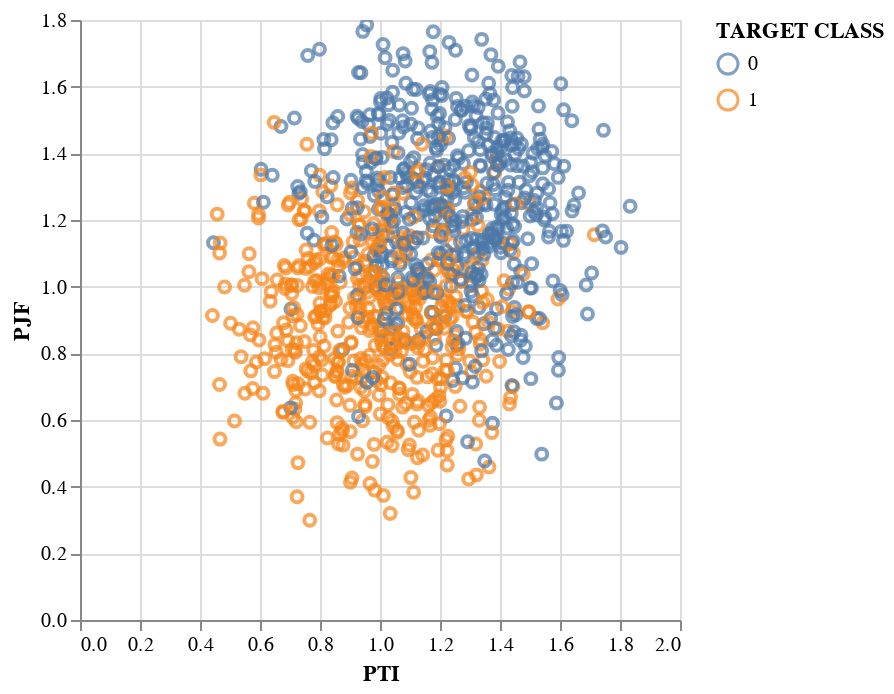

Notebook code for this chart:
### Code cell
scatter_chart = alt.Chart(df).mark_point().encode(
    x='PTI',
    y='PJF',
    color='TARGET CLASS:N',  # ':N' denotes a nominal (categorical) data type
    tooltip=['PJF', 'PTI', 'TARGET CLASS']
).interactive()  # This makes the chart interactive

# Display the chart
scatter_chart

### Figure 1 — Vega-Lite specification as saved in the notebook (floating-point values rounded to 4 significant figures; data arrays with more than 128 entries replaced by an {"elided": "..."} marker saying what was removed)
{"config": {"view": {"continuousWidth": 300, "continuousHeight": 300}}, "data": {"name": "data-4aeb659916acaa97d1592049eddf6d94"}, "mark": {"type": "point"}, "encoding": {"color": {"field": "TARGET CLASS", "type": "nominal"}, "tooltip": [{"field": "PJF", "type": "quantitative"}, {"field": "PTI", "type": "quantitative"}, {"field": "TARGET CLASS", "type": "quantitative"}], "x": {"field": "PTI", "type": "quantitative"}, "y": {"field": "PJF", "type": "quantitative"}}, "params": [{"name": "param_23", "select": {"type": "interval", "encodings": ["x", "y"]}, "bind": "scales"}], "$schema": "https://vega.github.io/schema/vega-lite/v5.16.3.json", "datasets": {"data-4aeb659916acaa97d1592049eddf6d94": {"elided": "1000 records"}}}
